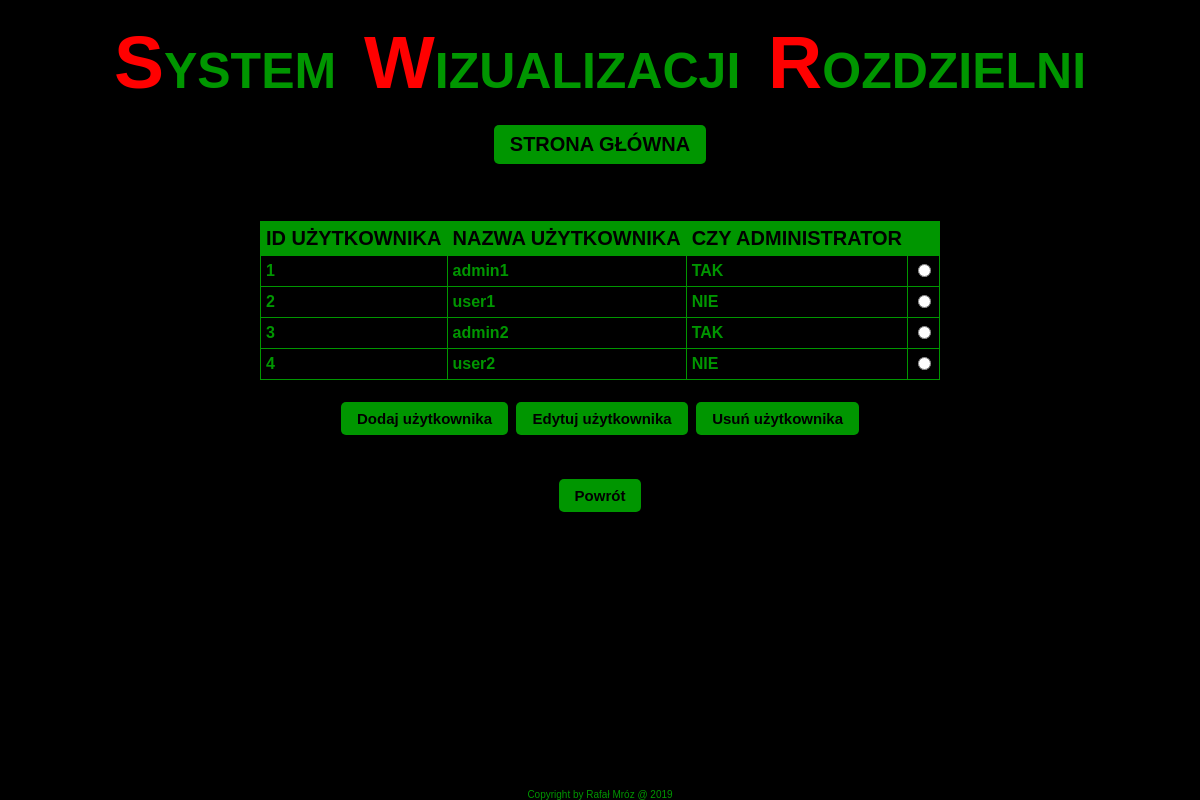
The app's page /uzytkownicy.php (signed in) with its own data.
### tables this page shows
CREATE TABLE `USER` (
	`id`	INTEGER PRIMARY KEY AUTOINCREMENT UNIQUE,
	`username`	TEXT UNIQUE,
	`password`	TEXT,
	`admin_flag`	INTEGER
);

### res/funkcje.php (called while the page is built, shortened)
<?php
function CZYTAJ($kolumna,$tabela,$sortowanie)
{
	$conn=new PDO("sqlite:res/baza.db");
	$sql="SELECT $kolumna FROM $tabela ORDER BY $sortowanie ASC";
	$st=$conn->prepare($sql);
	$st->execute();
	$wyniki = array();
	while($row=$st->fetch(PDO::FETCH_ASSOC))
	{
		array_push($wyniki, $row);
	}
	return $wyniki;
}
function KONWERSJA($kod) {
	switch($kod) {
		case 0:
		return "NIE";
		case 1:
		return "TAK";
	}
}
?>

### uzytkownicy.php (the view, shortened to what this page needs)
<!DOCTYPE html>
<html>
<head>
</head>
<body>
<?php
include 'res/naglowek.php';
include 'res/menu.php';
require_once('res/funkcje.php');
if(isset($_SESSION['logowanie'])&&isset($_SESSION['oki'])&&isset($_SESSION['administrator']))
{
	if($_SERVER['REQUEST_METHOD']=='POST') {
		if ((isset($_POST["wyboruzytkownika"]))&&(isset($_POST["edytujuzytkownika"]))) {
			$_SESSION["wyboruzytkownika"]=$_POST["wyboruzytkownika"];
			header("Location: edytujuzytkownika.php");
			exit();
		}
		else if ((isset($_POST["wyboruzytkownika"]))&&(isset($_POST["usunuzytkownika"]))) {
			USUN(($_POST["wyboruzytkownika"]),"USER");
			header("Location: uzytkownicy.php");
			exit();
		}
		else {
			?>
			<br><br><br><br>
			<div class="blad">Nie wybrałeś użytkownika!</div><br><br>
			<div class="przycisk_wysrodkuj"><a href="uzytkownicy.php" class="przycisk_panel">Powrót</a></div>
			<?php
		}
	}
	else {
		$uzytkownicy=CZYTAJ("*","USER","id");
		?>
		<br><br>
		<table>
		<tr>
		<th>ID UŻYTKOWNIKA</th>
		<th>NAZWA UŻYTKOWNIKA</th>
		<th>CZY ADMINISTRATOR</th>
		<th></th>
		</tr>
		<form method="post" action="uzytkownicy.php">
		<?php
		$i=0;
		while ($i<count($uzytkownicy)) {
			$uzytkownik=$uzytkownicy[$i];
			echo '<tr>';
			echo '<td>';
			echo $uzytkownik['id'];
			echo '</td>';
			echo '<td>';
			echo $uzytkownik['username'];
			echo '</td>';
			echo '<td>';
			echo KONWERSJA($uzytkownik['admin_flag']);
			echo '</td>';
			?>
			<td><input type="radio" name="wyboruzytkownika" value="<?php echo htmlspecialchars($uzytkownik['id']); ?>"></td>
			<?php
			echo '</tr>';
			$i++;
			}
			?>
		</table>
		<br>
		<div class="przycisk_wysrodkuj"><a href="dodajuzytkownika.php" class="przycisk">Dodaj użytkownika</a>
		<input type="submit" name="edytujuzytkownika" class="przycisk" value="Edytuj użytkownika">
		<input type="submit" name="usunuzytkownika" class="przycisk" value="Usuń użytkownika">
		<br><br><br>
		<a href="panel.php" class="przycisk">Powrót</a></div><br>
		<?php
	}
}
include 'res/stopka.php';
?>
</body>
</html>

### style.css (style rules this page uses)
body { margin: 0 auto; min-height: 100%; font-family: Arial; color: #009600; background-color: black; }
table { border-collapse: collapse; margin: 0 auto; border: 1px solid #009600; }
th { padding: 5px; text-align: left; background-color: #009600; color: black; font-weight: bold; font-size: 20px; border: 1px solid #009600; }
td { padding: 5px; text-align: left; border: 1px solid #009600; font-size: 16px; font-weight: bold; }
::placeholder { color: #202020; }
.przycisk_wysrodkuj { text-align: center; vertical-align: middle; width: 100%; }
.przycisk { background-color: #009600; border: none; border-radius: 5px; color: black; padding: 8px 16px; text-align: center; text-decoration: none; display: inline-block; font-size: 15px; font-weight: bold; margin: 4px 2px; transition-duration: 0.1s; cursor: pointer; }

### records on screen
user: id "1", username "admin1", admin_flag "TAK"
user: id "2", username "user1", admin_flag "NIE"
user: id "3", username "admin2", admin_flag "TAK"
user: id "4", username "user2", admin_flag "NIE"
